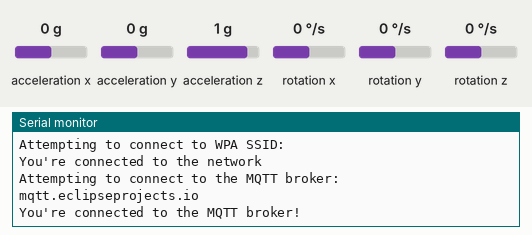
Simulated run of this sketch. Board: Arduino Nano 33 IoT. Parts: the last lines printed to the serial monitor. The test bench sets the inputs (shaded band); at power-on: acceleration x 0 g, acceleration y 0 g, acceleration z 1 g, rotation x 0 °/s, rotation y 0 °/s, rotation z 0 °/s. WiFi joins after 1.5 s; servers stay silent unless stated; no MQTT or app messages arrive unless stated; not simulated (calls return 0 or success): wifi_secret.h.

Above: at 2.7 s.
2.8 s: acceleration x set to -1.4 g
At 8.8 s:
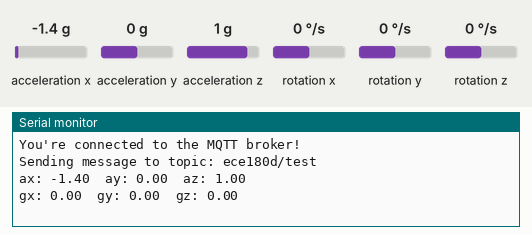
13.6 s: acceleration y set to -1.4 g
At 17.2 s:
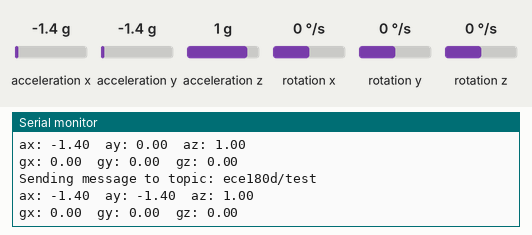
24.4 s: acceleration z set to -1.4 g
At 33.0 s:
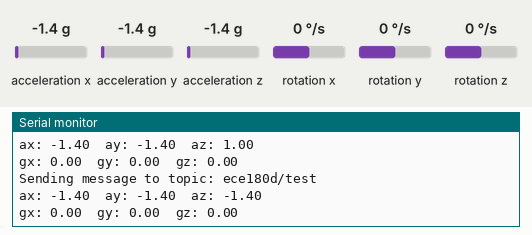
35.2 s: rotation x set to -192 °/s
At 41.5 s:
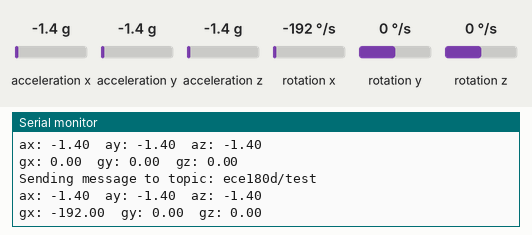
46.0 s: rotation y set to -192 °/s
At 48.8 s:
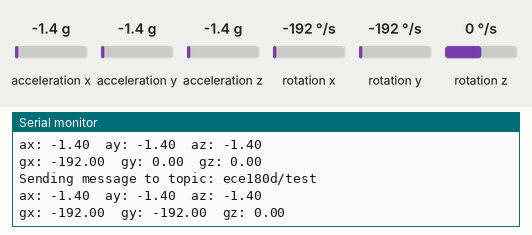

The sketch:

IMUMQTT_PUB.ino
```cpp
#include <ArduinoMqttClient.h>
#include <WiFiNINA.h>
#include "wifi_secret.h"
#include <Arduino_LSM6DS3.h>

///////please enter your sensitive data in the Secret tab/arduino_secrets.h
//char ssid[] = SECRET_SSID;        // your network SSID (name)
//char pass[] = SECRET_PASS;    // your network password (use for WPA, or use as key for WEP)

WiFiClient wifiClient;
MqttClient mqttClient(wifiClient);

const char broker[] = "mqtt.eclipseprojects.io";
int port = 1883;
const char topic[]  = "ece180d/test";

//set interval for sending messages (milliseconds)
const long interval = 8000;
unsigned long previousMillis = 0;

int count = 0;

void setup() {
  //Initialize serial and wait for port to open:
  Serial.begin(9600);
  while (!Serial) {
    ; // wait for serial port to connect. Needed for native USB port only
  }

  // attempt to connect to Wifi network:
  Serial.print("Attempting to connect to WPA SSID: ");
  Serial.println(ssid);
  while (WiFi.begin(ssid, pass) != WL_CONNECTED) {
    // failed, retry
    Serial.print(".");
    delay(5000);
  }

  Serial.println("You're connected to the network");
  Serial.println();

  Serial.print("Attempting to connect to the MQTT broker: ");
  Serial.println(broker);

  if (!mqttClient.connect(broker, port)) {
    Serial.print("MQTT connection failed! Error code = ");
    Serial.println(mqttClient.connectError());

    while (1);
  }

  Serial.println("You're connected to the MQTT broker!");

  if (!IMU.begin()) {
    Serial.println("Failed to initialize IMU!");

    while (1);
  }

  Serial.println();
}

void loop() {
  // call poll() regularly to allow the library to send MQTT keep alive which
  // avoids being disconnected by the broker
  mqttClient.poll();

  float ax, ay, az;
  float gx, gy, gz;
  unsigned long currentMillis = millis();

  if (currentMillis - previousMillis >= interval) {
    // save the last time a message was sent
    previousMillis = currentMillis;
    if (IMU.accelerationAvailable()) {
      IMU.readAcceleration(ax, ay, az);
      Serial.print("Sending message to topic: ");
      Serial.println(topic);
      Serial.println();
      Serial.print("ax: ");
      Serial.print(ax);
      Serial.print("\t");
      Serial.print("ay: ");
      Serial.print(ay);
      Serial.print("\t");
      Serial.print("az: ");
      Serial.println(az);

      // send message, the Print interface can be used to set the message contents
      mqttClient.beginMessage(topic);
      mqttClient.print(ax);
      mqttClient.print("ax: ");
      mqttClient.print(ax);
      mqttClient.print("\t");
      mqttClient.print("ay: ");
      mqttClient.print(ay);
      mqttClient.print("\t");
      mqttClient.print("az: ");
      mqttClient.println(az);
      mqttClient.endMessage();
    }

    if (IMU.gyroscopeAvailable()) {
      IMU.readGyroscope(gx, gy, gz);

      Serial.print("gx: ");
      Serial.print(gx);
      Serial.print("\t");
      Serial.print("gy: ");
      Serial.print(gy);
      Serial.print("\t");
      Serial.print("gz: ");
      Serial.println(gz);

      // send message, the Print interface can be used to set the message contents
      mqttClient.beginMessage(topic);
      mqttClient.print(gx);
      mqttClient.print("gx: ");
      mqttClient.print(gx);
      mqttClient.print("\t");
      mqttClient.print("gy: ");
      mqttClient.print(gy);
      mqttClient.print("\t");
      mqttClient.print("gz: ");
      mqttClient.println(gz);
      mqttClient.endMessage();
    }
  }
}
```

Measured:
- after the input at 2.8 s, the serial monitor: prints a new line after 5.2 s (image 1)
- after the input at 13.6 s, the serial monitor: prints a new line after 2.4 s (image 2)
- after the input at 24.4 s, the serial monitor: prints a new line after 7.6 s (image 3)
- after the input at 35.2 s, the serial monitor: prints a new line after 4.8 s (image 4)
- after the input at 46.0 s, the serial monitor: prints a new line after 2.0 s (image 5)
